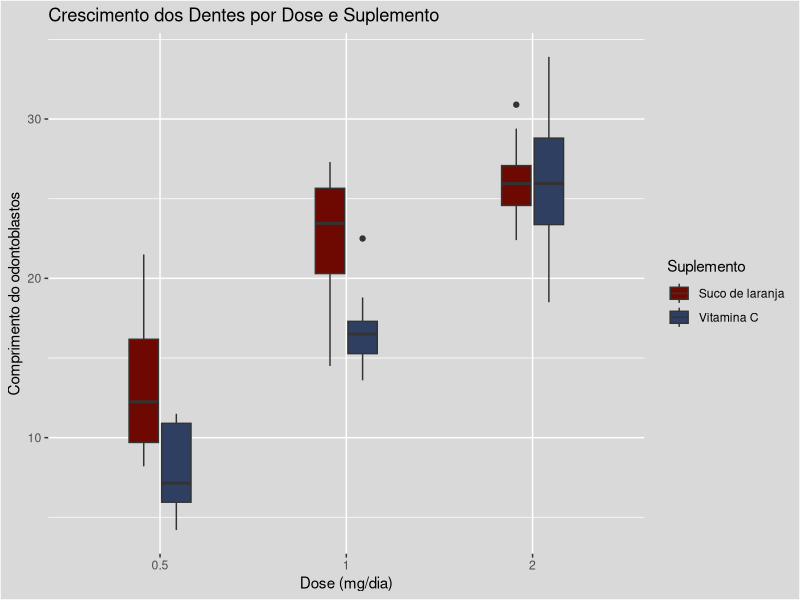

R code for this plot:
## ---- chunk 1
# Carregar pacote

library(ggplot2) # Gráficos
library(tidyverse) # Estrutura dos dados

# Carregar dados

data("ToothGrowth")
head(ToothGrowth)

# Resumo estatístico

summary(ToothGrowth)

# Verificar estrutura

glimpse(ToothGrowth)
## ---- chunk 2
ggplot(ToothGrowth, aes(x = factor(dose), 
                        y = len, fill = supp)) +
  geom_boxplot(width = 0.35) +
  labs(title = "Crescimento dos Dentes por Dose e Suplemento",
       x = "Dose (mg/dia)", y = "Comprimento do odontoblastos") +
  scale_fill_manual(values = c("#6E0902", "#2E3F62"),
                    name = "Suplemento",
                    breaks = c("OJ", "VC"),
                    labels = c("Suco de laranja", "Vitamina C")) +
  theme(plot.background = element_rect(fill = "gray85"),
        panel.background = element_rect(fill = "gray85"),
        legend.background = element_rect(fill = "gray85"))
## ---- chunk 3
# Ajustar o modelo ANOVA

modelo_anova <- aov(len ~ supp * factor(dose), data = ToothGrowth)

# Ver os resultados

summary(modelo_anova)
## ---- chunk 4
TukeyHSD(modelo_anova)
